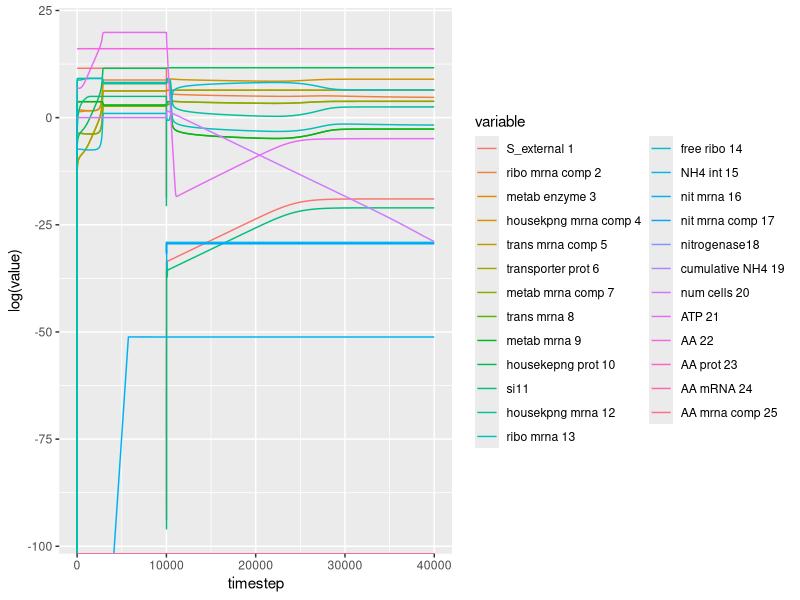
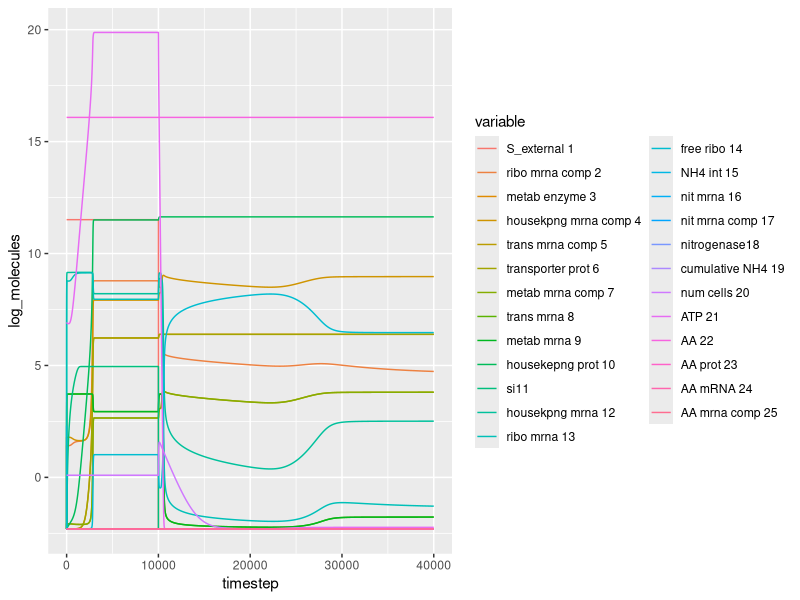
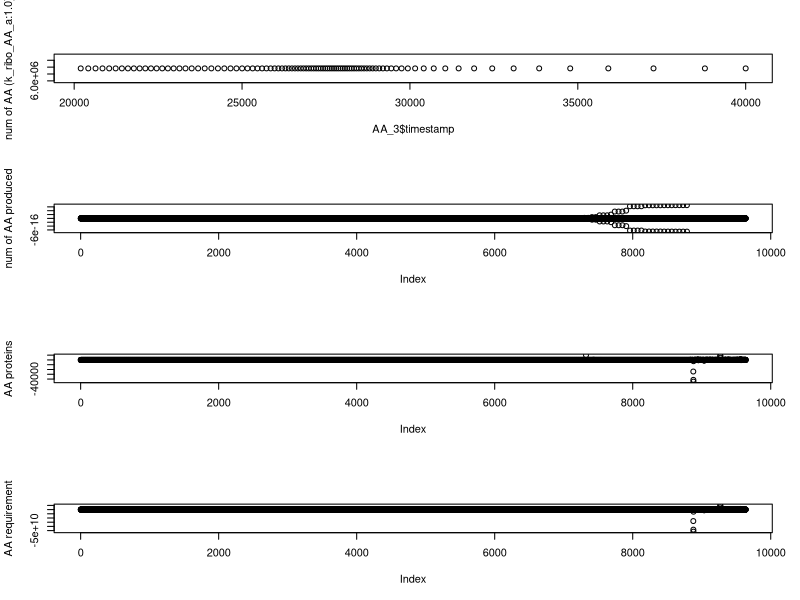

Source code (R) for these figures, in order:
rm(list=ls())
graphics.off()

library(ggplot2)
library(reshape2)
library(gridExtra)
library(cowplot)

#Plotted and saved model k_cat_AA: 0.01 k_a_NH4: 0.01k_a: 0.01k_NH4: 0.01k_a_AA: 0.01k_NH4_AA: 0.01k_ribo_a: 100.0k_ribo_AA: 0.01k_ribo_a_AA: 0.01k_ribo_AA_a: 100.0

# raw_data= read.csv("../data/high-AA-results-k_AA_0.01k_a_NH40.01k_a0.01k_NH40.01k_a_AA0.01k_NH4_AA0.01k_ribo_a0.01k_ribo_AA0.01k_ribo_a_AA0.01k_ribo_AA_a1.0.csv")
# raw_data = read.csv("../data/high-AA-results-k_AA_0.01k_a_NH40.01k_a0.01k_NH40.01k_a_AA0.01k_NH4_AA0.01k_ribo_a100.0k_ribo_AA100.0k_ribo_a_AA100.0k_ribo_AA_a100.0.csv")
# raw_data= read.csv("../data/high-AA-results-k_AA_0.01k_a_NH40.01k_a0.01k_NH40.01k_a_AA0.01k_NH4_AA0.01k_ribo_a0.01k_ribo_AA0.01k_ribo_a_AA0.01k_ribo_AA_a10000.0.csv")
raw_data= read.csv("reduced-model-output.csv")


raw_data = raw_data[,-c(1)]
sorted_data= raw_data[,order(names(raw_data))]
colnames(sorted_data)<- substring(names(sorted_data),6)

sorted_again<-sorted_data[,c("tamp","1","2","3","4","5","6","7","8","9","10","11","12","13","14","15","16","17","18","19","20","21","22","23","24","25")]
colnames(sorted_again)= c("timestep","S_external 1","ribo mrna comp 2","metab enzyme 3","housekpng mrna comp 4","trans mrna comp 5","transporter prot 6","metab mrna comp 7","trans mrna 8","metab mrna 9","housekepng prot 10","si11","housekpng mrna 12","ribo mrna 13","free ribo 14","NH4 int 15","nit mrna 16","nit mrna comp 17","nitrogenase18","cumulative NH4 19","num cells 20","ATP 21","AA 22","AA prot 23","AA mRNA 24","AA mrna comp 25")

melted_data<- melt(sorted_again, id.var="timestep")
melted_data['log_molecules']= log(melted_data['value']+0.1)

plt = ggplot(data = melted_data, aes(x = timestep, y = log(value)))+geom_line(aes(color = variable))
plt2=ggplot(data = melted_data, aes(x = timestep, y = log_molecules))+geom_line(aes(color = variable))
plt
plt2




par(mfcol=c(4,1))
params_data = read.csv("../data/high-AA-params-file-0.01-0.01-0.01-0.01-0.01-0.01-0.01-0.01-0.01-1.0.csv")
AA_3= raw_data[raw_data$timestamp>20000,]
plot(y= AA_3$value22, x=AA_3$timestamp, ylab = "num of AA (k_ribo_AA_a:1.0)")
plot(params_data$new_AA, ylab = "num of AA produced")
plot(params_data$AA_prot, ylab ="AA proteins")
plot(params_data$AA_req, ylab = "AA requirement")
